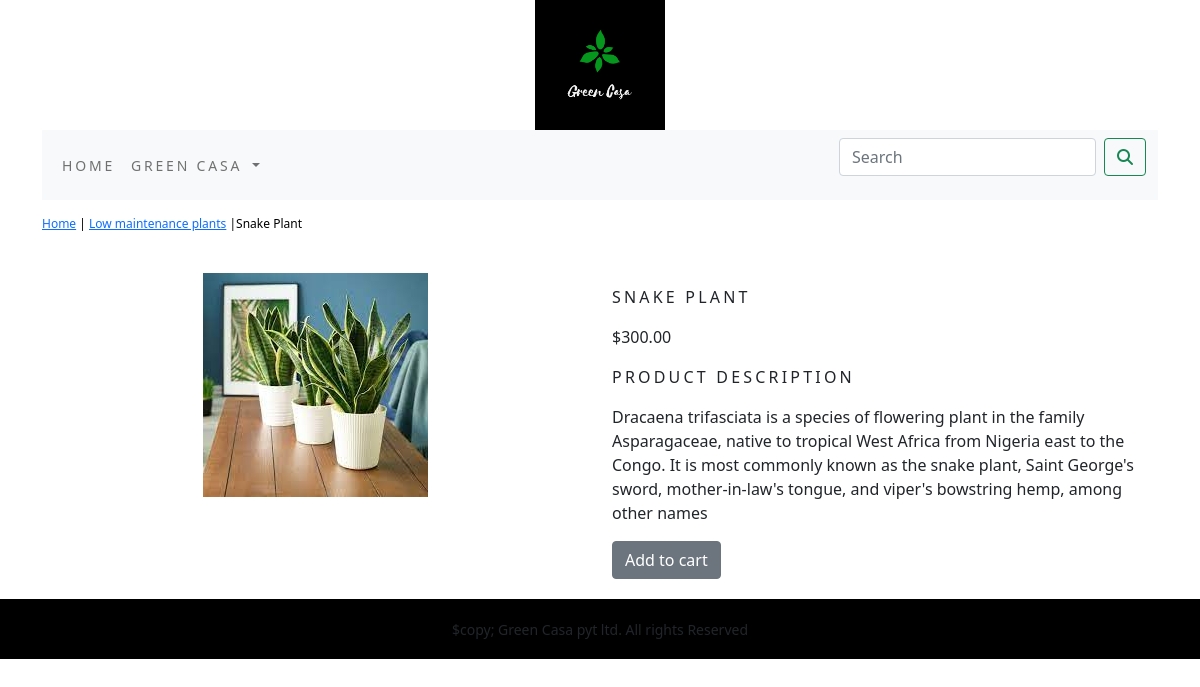
The page /greencasaapp/Low_maintenance_plants/snake-plant/ on the database its author committed.
### greencasaapp/models.py (models this page shows, shortened)
class Product(models.Model):
    name = models.CharField(max_length=250, unique=True)
    slug = models.SlugField(max_length=250, unique=True)
    description = models.TextField(blank=True)
    price = models.DecimalField(max_digits=10, decimal_places=2)
    category = models.ForeignKey(Category, on_delete=models.CASCADE)
    image = models.ImageField(upload_to='product', blank=True)
    stock = models.IntegerField()
    available = models.BooleanField(default=True)
    created = models.DateTimeField(auto_now_add=True)
    updated = models.DateTimeField(auto_now=True)
    class Meta:
        ordering = ('name',)
        verbose_name = 'product'
        verbose_name_plural = 'products'

class Category(models.Model):
    name = models.CharField(max_length=250, unique=True)
    slug = models.SlugField(max_length=250, unique=True)
    description = models.TextField(blank=True)
    image = models.ImageField(upload_to='category', blank=True)
    class Meta:
        ordering = ('name',)
        verbose_name = 'category'
        verbose_name_plural = 'categories'
    def get_url(self):
        return reverse('greencasaapp:product_by_category', args=[self.slug])
    def __str__(self):
        return '{}'.format(self.name)

### greencasaapp/views.py (the view)
# urls.py: path('<slug:c_slug>/<slug:product_slug>/', views.ProDetail, name='prodCatDetail'),
def ProDetail(request, c_slug, product_slug):
    try:
        product = Product.objects.get(category__slug=c_slug, slug=product_slug)
    except Exception as e:
        raise e
    return render(request, 'product.html', {'product': product})

### cart/context_processors.py (called while the page is built)
def counter(request):
    item_count=0
    if 'admin' in request.path:
        return {}
    else:
        try:
            cart=Cart.objects.filter(cart_id=_cart_id(request))
            cart_items=CartItem.objects.all().filter(cart=cart[:1])
            for cart_item in cart_items:
                item_count += cart_item.quantity
        except Cart.DoesNotExists:
            item_count = 0
    return dict(item_count=item_count)

### cart/views.py (called while the page is built)
def _cart_id(request):
    cart = request.session.session_key
    if not cart:
        cart = request.session.create()
    return cart

### greencasaapp/context_processors.py (called while the page is built)
def menu_links(request):
    links=Category.objects.all()
    return dict(links=links)

### templates/product.html (shortened to what this page needs)
{% extends 'base.html' %}
{% load static %}
{% block content %}
<div class="row my_product_row_class">
    <div class="mx_auto">
        <p><a href="{% url 'greencasaapp:allProdCat' %} ">Home</a> | <a href="{{product.category.get_url}}">{{product.category}}</a> |{{product.name}} </p>
    </div>
<div class="container">
<br>
<div class="row">
    <div class="col-12 col-sm-12-col-md-12 col-lg-6 text-center">
        <div class="min-width:18rem;">
            <img src="{{product.image.url}}" alt="{{product.name}}">
        </div>
    </div>
        <div class="col-12 col-sm-12 col-md-12 col-lg-6">
            <div>
            <h1 class="my_product_title">{{product.name}}</h1>
            <p>${{product.price}}</p>
            <p class="my_title">Product Description</p>
            <p class="text-justify my_product_text">{{product.description}}</p>
            {% if product.stock <= 0 %}
            <p class="text-justify my_product_text"><b>Out of stock</b></p>
            {% else %}
            <a class="btn btn-secondary" href="{% url 'cart:add_cart' product.id %}">Add to cart</a>
            {% endif %}
        </div>
        </div>
    </div>
    </div>
</div>
{% endblock %}

### static/css/custom.css (style rules this page uses)
body { font-family: 'Noto Serif', serif; }
.my_title { font-size:16px; text-transform:uppercase; letter-spacing:.2em; }
.my_product_row_class { padding-top:15px; padding-bottom:20px; }
.my_product_row_class .mx_auto { color:#000; font-size:12px; text-decoration:none; }
.my_product_title { font-size:16px; text-transform:uppercase; letter-spacing:.2em; padding-top:15px; padding-bottom:10px; }
.my_product_text { padding-right: }

### rows shown on the page
Product: category "Low maintenance plants", name "Snake Plant", image (picture), name "SNAKE PLANT", price "300.00", description "Dracaena trifasciata is a species of flowering plant in the family Asparagaceae, native to tropical West Africa from Nigeria east to the Congo. It is most commonly known as the snake plant, Saint George's sword, mother-in-law's tongue, and viper's bowstring hemp, among other names"
